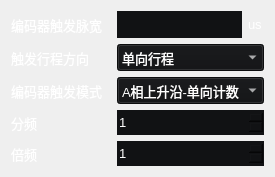
               <widget class="QWidget" name="page_15">
                <layout class="QGridLayout" name="gridLayout_31">
                 <item row="3" column="0">
                  <layout class="QHBoxLayout" name="horizontalLayout_116">
                   <item>
                    <widget class="QLabel" name="label_136">
                     <property name="sizePolicy">
                      <sizepolicy hsizetype="Fixed" vsizetype="Preferred">
                       <horstretch>0</horstretch>
                       <verstretch>0</verstretch>
                      </sizepolicy>
                     </property>
                     <property name="minimumSize">
                      <size>
                       <width>100</width>
                       <height>0</height>
                      </size>
                     </property>
                     <property name="font">
                      <font>
                       <pointsize>10</pointsize>
                      </font>
                     </property>
                     <property name="styleSheet">
                      <string notr="true">color: rgb(255, 255, 255);</string>
                     </property>
                     <property name="text">
                      <string>分频</string>
                     </property>
                    </widget>
                   </item>
                   <item>
                    <widget class="QSpinBox" name="FenPinSpinBox_2">
                     <property name="minimumSize">
                      <size>
                       <width>60</width>
                       <height>25</height>
                      </size>
                     </property>
                     <property name="font">
                      <font>
                       <pointsize>10</pointsize>
                      </font>
                     </property>
                     <property name="styleSheet">
                      <string notr="true">background-color: rgb(17, 18, 20);
border:none;
color:rgb(255,255,255);</string>
                     </property>
                     <property name="value">
                      <number>1</number>
                     </property>
                    </widget>
                   </item>
                  </layout>
                 </item>
                 <item row="0" column="0">
                  <layout class="QHBoxLayout" name="horizontalLayout_113">
                   <item>
                    <widget class="QLabel" name="label_132">
                     <property name="sizePolicy">
                      <sizepolicy hsizetype="Fixed" vsizetype="Preferred">
                       <horstretch>0</horstretch>
                       <verstretch>0</verstretch>
                      </sizepolicy>
                     </property>
                     <property name="minimumSize">
                      <size>
                       <width>100</width>
                       <height>0</height>
                      </size>
                     </property>
                     <property name="maximumSize">
                      <size>
                       <width>100</width>
                       <height>16777215</height>
                      </size>
                     </property>
                     <property name="font">
                      <font>
                       <pointsize>10</pointsize>
                      </font>
                     </property>
                     <property name="styleSheet">
                      <string notr="true">color: rgb(255, 255, 255);</string>
                     </property>
                     <property name="text">
                      <string>编码器触发脉宽</string>
                     </property>
                    </widget>
                   </item>
                   <item>
                    <widget class="QLineEdit" name="lineEdit_23">
                     <property name="sizePolicy">
                      <sizepolicy hsizetype="Minimum" vsizetype="Fixed">
                       <horstretch>0</horstretch>
                       <verstretch>0</verstretch>
                      </sizepolicy>
                     </property>
                     <property name="minimumSize">
                      <size>
                       <width>125</width>
                       <height>27</height>
                      </size>
                     </property>
                     <property name="maximumSize">
                      <size>
                       <width>100000</width>
                       <height>26</height>
                      </size>
                     </property>
                     <property name="font">
                      <font>
                       <pointsize>10</pointsize>
                      </font>
                     </property>
                     <property name="styleSheet">
                      <string notr="true">background-color: rgb(17, 18, 20);
border:none;</string>
                     </property>
                     <property name="text">
                      <string/>
                     </property>
                    </widget>
                   </item>
                   <item>
                    <widget class="QLabel" name="label_133">
                     <property name="maximumSize">
                      <size>
                       <width>20</width>
                       <height>16777215</height>
                      </size>
                     </property>
                     <property name="font">
                      <font>
                       <pointsize>10</pointsize>
                      </font>
                     </property>
                     <property name="styleSheet">
                      <string notr="true">color: rgb(255, 255, 255);</string>
                     </property>
                     <property name="text">
                      <string>us</string>
                     </property>
                    </widget>
                   </item>
                  </layout>
                 </item>
                 <item row="1" column="0">
                  <layout class="QHBoxLayout" name="horizontalLayout_114">
                   <item>
                    <widget class="QLabel" name="label_134">
                     <property name="sizePolicy">
                      <sizepolicy hsizetype="Fixed" vsizetype="Preferred">
                       <horstretch>0</horstretch>
                       <verstretch>0</verstretch>
                      </sizepolicy>
                     </property>
                     <property name="minimumSize">
                      <size>
                       <width>100</width>
                       <height>0</height>
                      </size>
                     </property>
                     <property name="font">
                      <font>
                       <pointsize>10</pointsize>
                      </font>
                     </property>
                     <property name="styleSheet">
                      <string notr="true">color: rgb(255, 255, 255);</string>
                     </property>
                     <property name="text">
                      <string>触发行程方向</string>
                     </property>
                    </widget>
                   </item>
                   <item>
                    <widget class="QComboBox" name="ChuFaCombox_3">
                     <property name="minimumSize">
                      <size>
                       <width>60</width>
                       <height>27</height>
                      </size>
                     </property>
                     <property name="font">
                      <font>
                       <pointsize>10</pointsize>
                      </font>
                     </property>
                     <property name="styleSheet">
                      <string notr="true">background-color: rgb(17, 18, 20);
color:rgb(255,255,255);</string>
                     </property>
                     <item>
                      <property name="text">
                       <string>单向行程</string>
                      </property>
                     </item>
                     <item>
                      <property name="text">
                       <string>回退跟踪(反向不计)</string>
                      </property>
                     </item>
                     <item>
                      <property name="text">
                       <string>回退忽略</string>
                      </property>
                     </item>
                     <item>
                      <property name="text">
                       <string>双向扫描</string>
                      </property>
                     </item>
                    </widget>
                   </item>
                  </layout>
                 </item>
                 <item row="2" column="0">
                  <layout class="QHBoxLayout" name="horizontalLayout_115">
                   <item>
                    <widget class="QLabel" name="label_135">
                     <property name="sizePolicy">
                      <sizepolicy hsizetype="Fixed" vsizetype="Preferred">
                       <horstretch>0</horstretch>
                       <verstretch>0</verstretch>
                      </sizepolicy>
                     </property>
                     <property name="minimumSize">
                      <size>
                       <width>100</width>
                       <height>0</height>
                      </size>
                     </property>
                     <property name="font">
                      <font>
                       <pointsize>10</pointsize>
                      </font>
                     </property>
                     <property name="styleSheet">
                      <string notr="true">color: rgb(255, 255, 255);</string>
                     </property>
                     <property name="text">
                      <string>编码器触发模式</string>
                     </property>
                    </widget>
                   </item>
                   <item>
                    <widget class="QComboBox" name="EnCodeTriComBox_2">
                     <property name="minimumSize">
                      <size>
                       <width>60</width>
                       <height>27</height>
                      </size>
                     </property>
                     <property name="font">
                      <font>
                       <pointsize>10</pointsize>
                      </font>
                     </property>
                     <property name="styleSheet">
                      <string notr="true">background-color: rgb(17, 18, 20);
color:rgb(255,255,255);</string>
                     </property>
                     <item>
                      <property name="text">
                       <string>A相上升沿-单向计数</string>
                      </property>
                     </item>
                     <item>
                      <property name="text">
                       <string>A相上升沿-双向计数</string>
                      </property>
                     </item>
                     <item>
                      <property name="text">
                       <string>A相双边沿-双向计数</string>
                      </property>
                     </item>
                     <item>
                      <property name="text">
                       <string>A&amp;B相双边沿-双向</string>
                      </property>
                     </item>
                    </widget>
                   </item>
                  </layout>
                 </item>
                 <item row="4" column="0">
                  <layout class="QHBoxLayout" name="horizontalLayout_117">
                   <item>
                    <widget class="QLabel" name="label_137">
                     <property name="sizePolicy">
                      <sizepolicy hsizetype="Fixed" vsizetype="Preferred">
                       <horstretch>0</horstretch>
                       <verstretch>0</verstretch>
                      </sizepolicy>
                     </property>
                     <property name="minimumSize">
                      <size>
                       <width>100</width>
                       <height>0</height>
                      </size>
                     </property>
                     <property name="font">
                      <font>
                       <pointsize>10</pointsize>
                      </font>
                     </property>
                     <property name="styleSheet">
                      <string notr="true">color: rgb(255, 255, 255);</string>
                     </property>
                     <property name="text">
                      <string>倍频</string>
                     </property>
                    </widget>
                   </item>
                   <item>
                    <widget class="QSpinBox" name="BeiPinSpinBox_2">
                     <property name="minimumSize">
                      <size>
                       <width>60</width>
                       <height>25</height>
                      </size>
                     </property>
                     <property name="font">
                      <font>
                       <pointsize>10</pointsize>
                      </font>
                     </property>
                     <property name="styleSheet">
                      <string notr="true">background-color: rgb(17, 18, 20);
border:none;
color:rgb(255,255,255);</string>
                     </property>
                     <property name="value">
                      <number>1</number>
                     </property>
                    </widget>
                   </item>
                  </layout>
                 </item>
                </layout>
               </widget>
